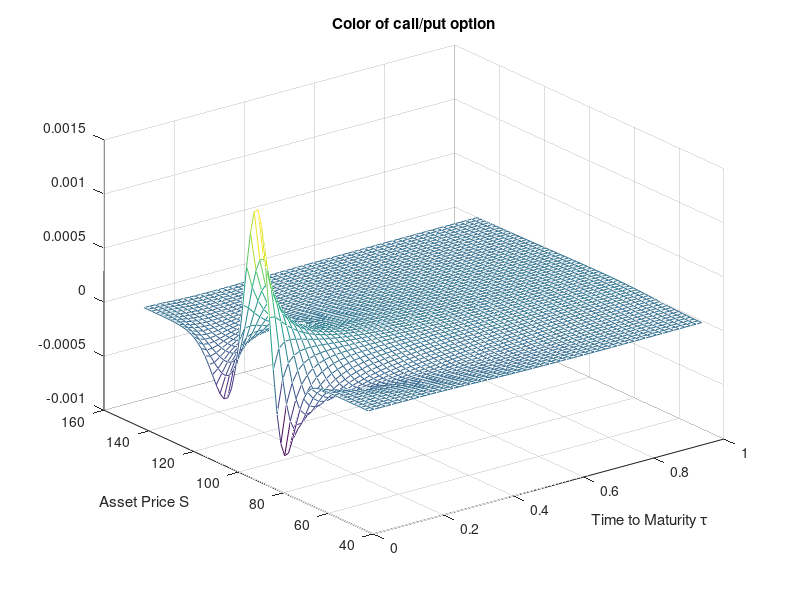

This chart was generated by the following MATLAB code:
clear all
close all
clc

S_min   = 50;       % lower bound of Asset Price
S_max   = 150;      % upper bound of Asset Price 
tau_min = 0.05;     % lower bound of Time to Maturity
tau_max = 1;        % upper bound of Time to Maturity
K       = 100;      % exercise price 
r       = 0.01;     % interest rate
sig     = 0.35;     % volatility
d       = 0;        % dividend rate
b       = r - d;    % cost of carry
steps   = 60;

[tau, dump] = meshgrid([tau_min : (tau_max - tau_min)/(steps - 1) : tau_max]);
[dump2, S]  = meshgrid([S_max : -(S_max - S_min)/(steps - 1) : S_min]);

d1    = (log(S/K) + (r - d + sig^2/2).*tau)./(sig.*sqrt(tau));
d2    = d1 - sig.*sqrt(tau);
gamma = normpdf(d1)./(S.*(sig.*sqrt(tau)));
color = gamma.*(r - b + b.*d1./(sig.*sqrt(tau)) + (1 - d1.*d2)./(2.*tau) );

% plot
mesh(tau, S, color/365)
title('Color of call/put option')
ylabel('Asset Price S');
xlabel('Time to Maturity \tau');
